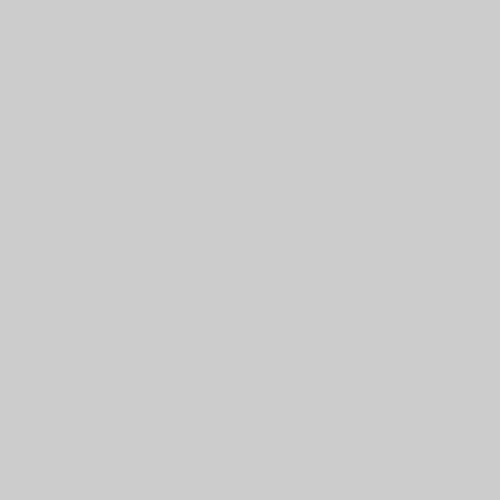
Frame 1 (no input)
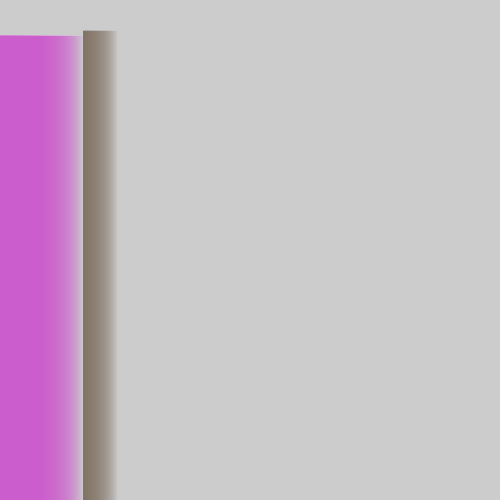
Frame 60 (no input)
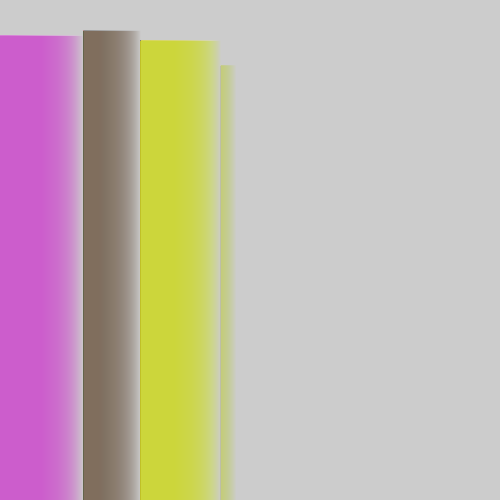
Frame 120 (the mouse pressed at the canvas centre since frame 60)

The p5.js sketch that drew these frames (run headless with seeded random() and noise() and a simulated clock; from frame 60 on, the mouse is pressed at the canvas centre):

// p5.js sketch
// ── sketch.js
// ColorCity (p5.js 2.3.4 port of a #p5t Processing sketch)
// https://github.com/madparker/-p5t/blob/main/%23p5t/ArtSketch/07_17_2020/ColorCity/ColorCity.pde
// #p5t/ArtSketch/07_17_2020/ColorCity/ColorCity.pde

// The original used frameRate(99); browsers cap draw() at ~60fps,
// so draw() runs tick() several times per frame to keep the original speed.
const STEPS_PER_FRAME = 2;

let x = 0,
  y = 0,
  a = 0,
  w = 0,
  d = 0;

function setup() {
  createCanvas(500, 500);
  background(204); // Processing default background
  noStroke();
}

function draw() {
  for (let n = 0; n < STEPS_PER_FRAME; n++) tick();
}

// Named tick, not step: p5 2.x has a global step().
function tick() {
  if (a > w) {
    fill(r(255), r(255), r(255), 15);
    x += w;
    d = r(75);
    w = r(99);
    a = 0;
    if (x > 500) {
      x = 0;
      y += r(99);
    }
    if (y > 500) {
      y = 0;
    }
  }
  rect(x, y + d, a, 500 - y);
  a++;
}

function r(n) {
  return random(n / 5, n);
}

// ---- Original Processing source: #p5t/ArtSketch/07_17_2020/ColorCity/ColorCity.pde
/*
float x,y,a,w,d;

void setup(){
  size(500,500);noStroke();frameRate(99);}
 
void draw(){
  if(a>w){
    fill(r(255),r(255),r(255),15);x+=w;d=r(75);w=r(99);a=0;
    if(x>500){x=0;y+=r(99);}
    if(y>500){y=0;}
  }rect(x,y+d,a,500-y);a++;}

float r(float n){return random(n/5,n);};
*/
